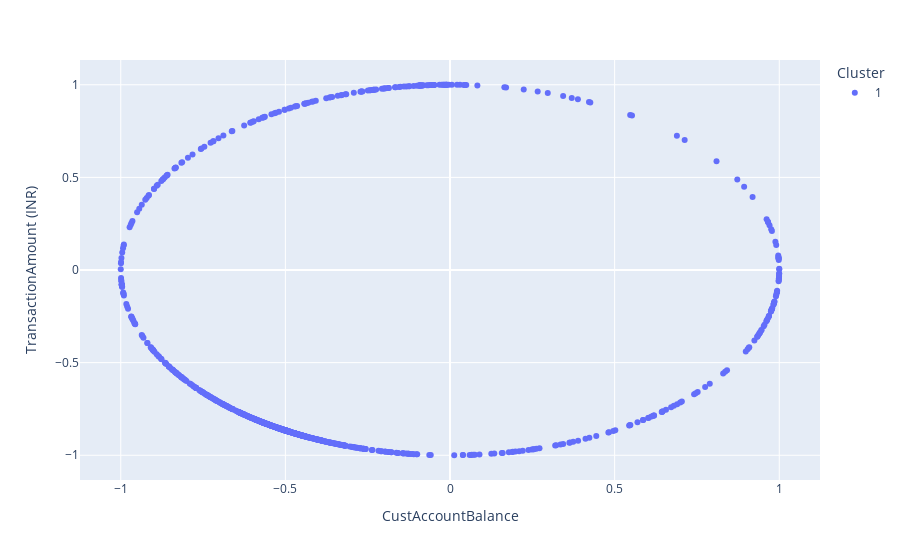

Notebook source saved alongside this figure:
### Code cell
from sklearn.metrics import davies_bouldin_score
from sklearn.metrics import calinski_harabasz_score
import plotly.express as px

clusters_identificados = np.array(model.predict(X))
datos_con_clusters = data
datos_con_clusters['CustAccountBalance'] = X.T[0]
datos_con_clusters['TransactionAmount (INR)'] = X.T[1]
datos_con_clusters['Cluster'] = clusters_identificados
datos_con_clusters["Cluster"] = datos_con_clusters["Cluster"].astype("category")

fig = px.scatter(
    datos_con_clusters, 
    x = "CustAccountBalance", 
    y = "TransactionAmount (INR)", 
    color = "Cluster",
)
fig.show()

print(datos_con_clusters.shape)
score = davies_bouldin_score(X, clusters_identificados)
print("Métrica Davies-Bouldin:", score)

score = calinski_harabasz_score(X, clusters_identificados) 
print("Métrica Calinski Harabasz:", score)
datos_con_clusters

### Figure 1 — Plotly figure (JSON) as saved in the notebook; plotly's stock layout.template omitted (floating-point values rounded to 4 significant figures; data arrays with more than 128 entries replaced by an {"elided": "..."} marker saying what was removed)
{"data": [{"hovertemplate": "Cluster=1<br>CustAccountBalance=%{x}<br>TransactionAmount (INR)=%{y}<extra></extra>", "legendgroup": "1", "marker": {"color": "#636efa", "symbol": "circle"}, "mode": "markers", "name": "1", "orientation": "v", "showlegend": true, "type": "scatter", "x": {"elided": "1000 float values"}, "xaxis": "x", "y": {"elided": "1000 float values"}, "yaxis": "y"}], "layout": {"legend": {"title": {"text": "Cluster"}, "tracegroupgap": 0}, "margin": {"t": 60}, "xaxis": {"anchor": "y", "domain": [0, 1], "title": {"text": "CustAccountBalance"}}, "yaxis": {"anchor": "x", "domain": [0, 1], "title": {"text": "TransactionAmount (INR)"}}}}
